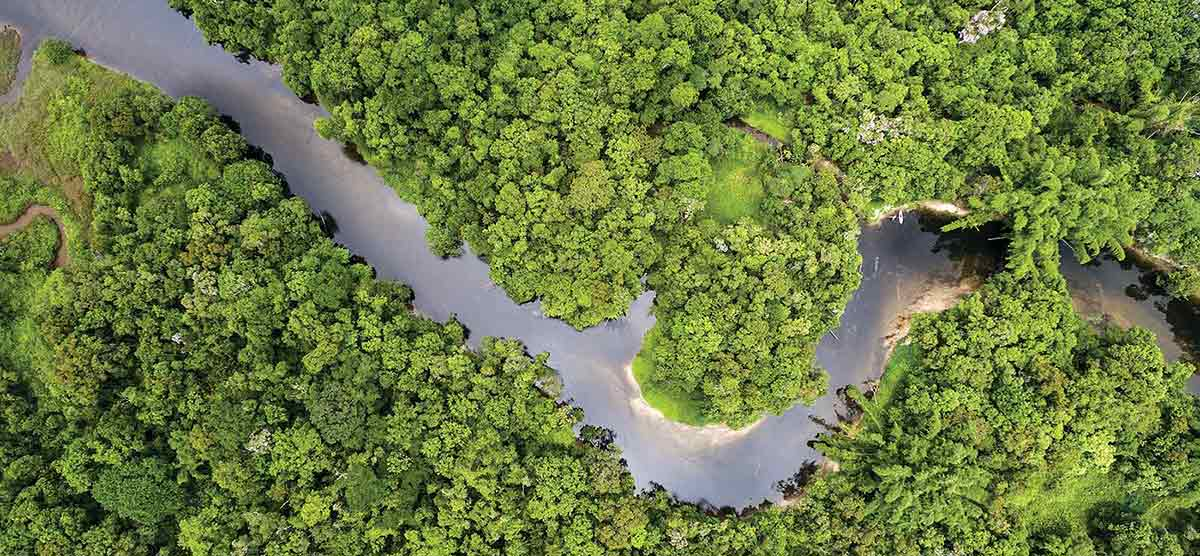
#> input picture GreenPath AI/GreenPath AI/data/images/sample.jpg, 1200 x 556 px
$ python -i preprocessing_pipeline.py   (imports and definitions only)
#> lines starting #> are read from the running program, lines starting #| are printed output that depends on the picture; after the words box and inside, x2 and y2 are one past the last pixel; in counts of white or black regions, pixels touching at a corner belong together
import cv2
import numpy as np
import os

def preprocessing_pipeline(image_path, output_dir="outputs"):
#> called with image_path = 'data/images/sample.jpg', output_dir = 'outputs'
    os.makedirs(output_dir, exist_ok=True)
    base_name = os.path.splitext(os.path.basename(image_path))[0]

    image = cv2.imread(image_path)
#> image is the input picture: shape (556, 1200, 3); mean B, G, R 68.8, 124.1, 108.5
    if image is None:
        return False

    # 1️⃣ Resize
    image = cv2.resize(image, (512, 512))
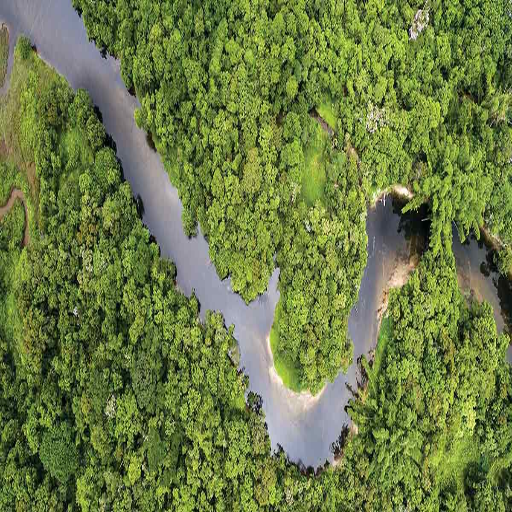
#> image: shape (512, 512, 3); mean B, G, R 68.7, 124, 108.4

    # 2️⃣ Grayscale
    gray = cv2.cvtColor(image, cv2.COLOR_BGR2GRAY)
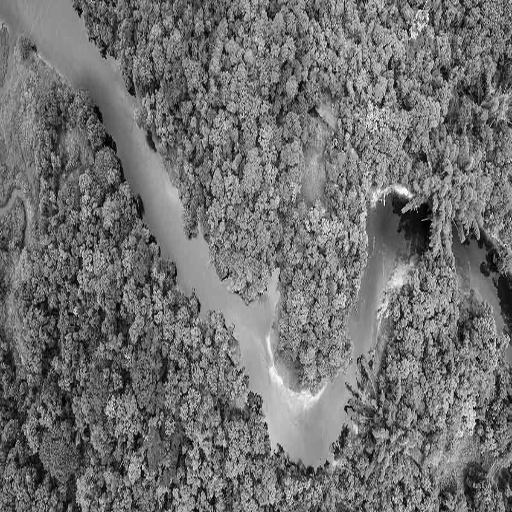
#> gray: shape (512, 512); min 1, max 253, mean 113

    # 3️⃣ Preprocessed (blur)
    preprocessed = cv2.GaussianBlur(gray, (5, 5), 0)
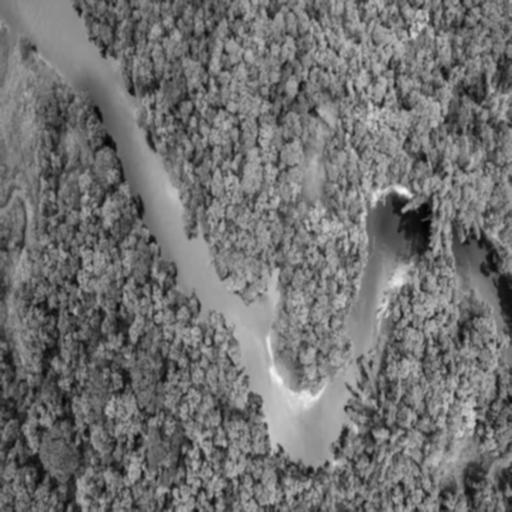
#> preprocessed: shape (512, 512); min 4, max 246, mean 113

    # 4️⃣ Predicted tree mask (simple threshold)
    _, tree_mask = cv2.threshold(
        preprocessed,
        120,
        255,
        cv2.THRESH_BINARY_INV
    )
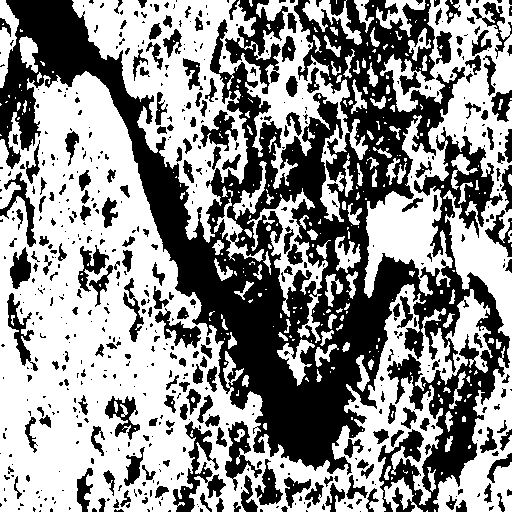
#> tree_mask: shape (512, 512); 56% white; 627 black regions (406 under 20 px), largest, box (x1, y1, x2, y2) and area: (0, 0, 510, 512) 83216, (225, 0, 288, 94) 2190, (173, 421, 226, 512) 1508

    # Save all steps with dynamic filenames
    cv2.imwrite(os.path.join(output_dir, f"{base_name}_pipeline_original.png"), image)
    cv2.imwrite(os.path.join(output_dir, f"{base_name}_pipeline_gray.png"), gray)
    cv2.imwrite(os.path.join(output_dir, f"{base_name}_pipeline_preprocessed.png"), preprocessed)
    cv2.imwrite(os.path.join(output_dir, f"{base_name}_pipeline_tree_mask.png"), tree_mask)

    return True

>>> result = preprocessing_pipeline('data/images/sample.jpg')
